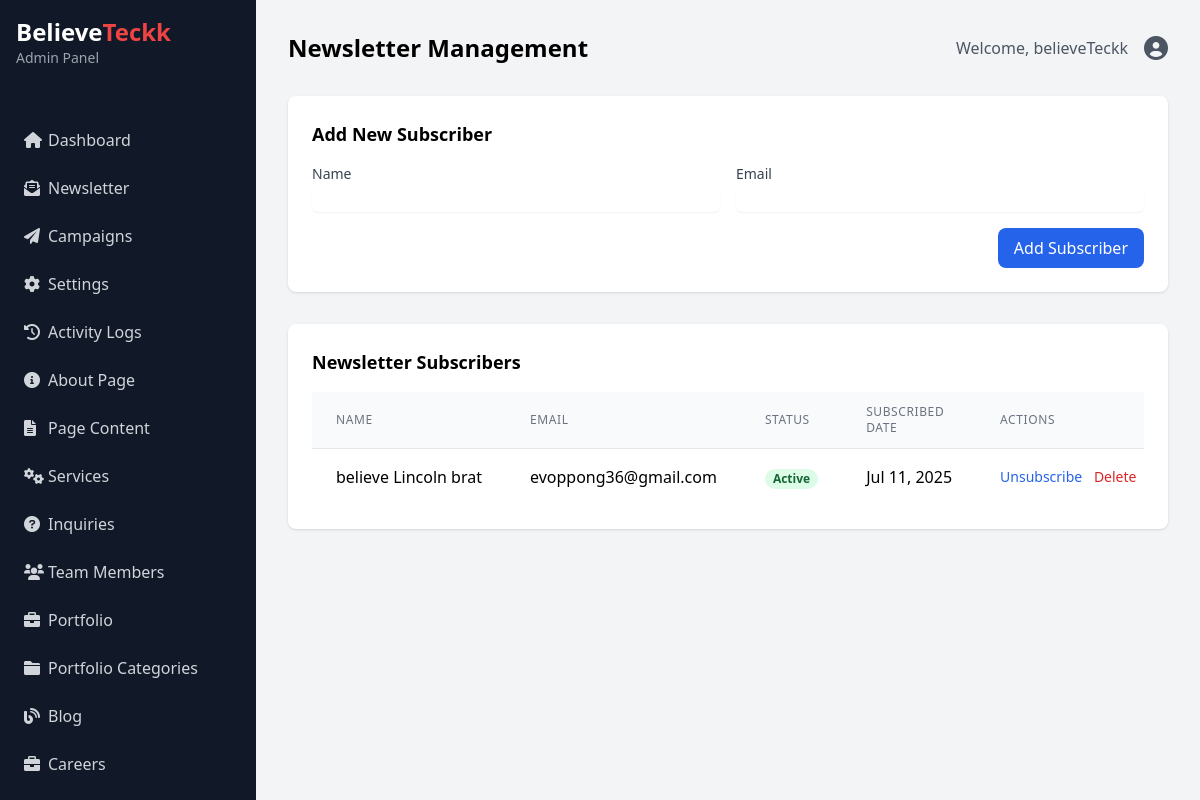
Page /admin/newsletter.php (signed in) on the committed database.
### tables this page shows
CREATE TABLE `newsletter_subscriptions` (
  `id` int(11) NOT NULL,
  `email` varchar(255) NOT NULL,
  `name` varchar(255) DEFAULT NULL,
  `status` enum('active','unsubscribed') DEFAULT 'active',
  `created_at` timestamp NOT NULL DEFAULT current_timestamp(),
  `updated_at` timestamp NOT NULL DEFAULT current_timestamp() ON UPDATE current_timestamp()
);

### config/config.php (called while the page is built, shortened)
<?php
spl_autoload_register(function ($class) {
    $file = __DIR__ . '/../classes/' . $class . '.php';
});

### classes/NewsletterEmail.php (called while the page is built, shortened)
<?php
class NewsletterEmail {
    private $db;
    public function __construct($db) {
        $this->db = $db;
        $settings = $this->getSiteSettings();
    }
    private function getSiteSettings() {
        $settings = [];
        $result = $this->db->query("SELECT * FROM settings")->fetchAll();
        foreach ($result as $row) {
            $settings[$row['setting_key']] = $row['setting_value'];
        }
        return $settings;
    }
}

### classes/Newsletter.php (called while the page is built, shortened)
<?php
class Newsletter {
    private $db;
    private $table = 'newsletter_subscriptions';
    public function __construct($db) {
        $this->db = $db;
        $this->email = new NewsletterEmail($db);
        $this->ensureTableStructure();
    }
    private function ensureTableStructure() {
        try {
            $this->db->query("SELECT created_at FROM {$this->table} LIMIT 1");
        } catch (PDOException $e) {
            $this->db->query("
                ALTER TABLE {$this->table}
                ADD COLUMN created_at TIMESTAMP DEFAULT CURRENT_TIMESTAMP,
                ADD COLUMN updated_at TIMESTAMP DEFAULT CURRENT_TIMESTAMP ON UPDATE CURRENT_TIMESTAMP
            ");
        }
    }
    public function all() {
        try {
            return $this->db->query("
                SELECT * FROM {$this->table}
                ORDER BY created_at DESC
            ")->fetchAll();
        } catch (PDOException $e) {
            return $this->db->query("
                SELECT * FROM {$this->table}
                ORDER BY id DESC
            ")->fetchAll();
        }
    }
}

### admin/newsletter.php (the view, shortened to what this page needs)
<?php
require_once __DIR__ .'/../config/config.php';
require_once __DIR__ .'/../classes/Newsletter.php';
$db = Database::getInstance();
$newsletter = new Newsletter($db);
$subscribers = $newsletter->all();
?>
<!DOCTYPE html>
<html lang="en">
<head>
    <script src="https://cdn.tailwindcss.com"></script>
    <link rel="stylesheet" href="https://cdnjs.cloudflare.com/ajax/libs/font-awesome/6.0.0/css/all.min.css">
</head>
<body class="bg-gray-100">
    <?php include('../includes/admin_sidebar.php'); ?>
    <div class="ml-64 p-8">
        <div class="flex justify-between items-center mb-8">
            <h2 class="text-2xl font-bold">Newsletter Management</h2>
            <div class="flex items-center">
                <span class="text-gray-600 mr-4">Welcome, <?php echo htmlspecialchars($_SESSION['admin_username']); ?></span>
                <a href="profile.php" class="text-gray-600 hover:text-gray-900">
                    <i class="fas fa-user-circle text-2xl"></i>
                </a>
            </div>
        </div>
        <div class="bg-white rounded-lg shadow p-6 mb-8">
            <h3 class="text-lg font-semibold mb-4">Add New Subscriber</h3>
            <form method="POST" class="space-y-4">
                <div class="grid grid-cols-1 md:grid-cols-2 gap-4">
                    <div>
                        <label class="block text-sm font-medium text-gray-700">Name</label>
                        <input type="text" name="name" class="mt-1 block w-full rounded-md border-gray-300 shadow-sm focus:border-blue-500 focus:ring-blue-500">
                    </div>
                    <div>
                        <label class="block text-sm font-medium text-gray-700">Email</label>
                        <input type="email" name="email" required class="mt-1 block w-full rounded-md border-gray-300 shadow-sm focus:border-blue-500 focus:ring-blue-500">
                    </div>
                </div>
                <div class="flex justify-end">
                    <button type="submit" class="bg-blue-600 text-white px-4 py-2 rounded-lg hover:bg-blue-700 transition duration-300">
                        Add Subscriber
                    </button>
                </div>
            </form>
        </div>
        <div class="bg-white rounded-lg shadow overflow-hidden">
            <div class="p-6">
                <h3 class="text-lg font-semibold mb-4">Newsletter Subscribers</h3>
                <div class="overflow-x-auto">
                    <table class="min-w-full divide-y divide-gray-200">
                        <thead class="bg-gray-50">
                            <tr>
                                <th class="px-6 py-3 text-left text-xs font-medium text-gray-500 uppercase tracking-wider">Name</th>
                                <th class="px-6 py-3 text-left text-xs font-medium text-gray-500 uppercase tracking-wider">Email</th>
                                <th class="px-6 py-3 text-left text-xs font-medium text-gray-500 uppercase tracking-wider">Status</th>
                                <th class="px-6 py-3 text-left text-xs font-medium text-gray-500 uppercase tracking-wider">Subscribed Date</th>
                                <th class="px-6 py-3 text-left text-xs font-medium text-gray-500 uppercase tracking-wider">Actions</th>
                            </tr>
                        </thead>
                        <tbody class="bg-white divide-y divide-gray-200">
                            <?php foreach ($subscribers as $subscriber): ?>
                            <tr>
                                <td class="px-6 py-4 whitespace-nowrap">
                                    <?php echo htmlspecialchars($subscriber['name'] ?? 'N/A'); ?>
                                </td>
                                <td class="px-6 py-4 whitespace-nowrap">
                                    <?php echo htmlspecialchars($subscriber['email']); ?>
                                </td>
                                <td class="px-6 py-4 whitespace-nowrap">
                                    <span class="px-2 inline-flex text-xs leading-5 font-semibold rounded-full <?php echo $subscriber['status'] === 'active' ? 'bg-green-100 text-green-800' : 'bg-red-100 text-red-800'; ?>">
                                        <?php echo ucfirst($subscriber['status']); ?>
                                    </span>
                                </td>
                                <td class="px-6 py-4 whitespace-nowrap">
                                    <?php echo date('M d, Y', strtotime($subscriber['subscribed_at'] ?? 'now')); ?>
                                </td>
                                <td class="px-6 py-4 whitespace-nowrap text-sm font-medium">
                                    <form method="POST" class="inline-block mr-2">
                                        <button type="submit" class="text-blue-600 hover:text-blue-900">
                                            <?php echo $subscriber['status'] === 'active' ? 'Unsubscribe' : 'Reactivate'; ?>
                                        </button>
                                    </form>
                                    <form method="POST" class="inline-block" onsubmit="return confirm('Are you sure you want to delete this subscriber?');">
                                        <button type="submit" class="text-red-600 hover:text-red-900">Delete</button>
                                    </form>
                                </td>
                            </tr>
                            <?php endforeach; ?>
                        </tbody>
                    </table>
                </div>
            </div>
        </div>
    </div>
</body>
</html>

### rows in the picture
newsletter_subscriptions: name "believe Lincoln brat", email "evoppong36@gmail.com", status "Active", subscribed_at "Jul 11, 2025", shows "Unsubscribe"

### other values in the picture
$_SESSION['admin_username'] "believeTeckk"
